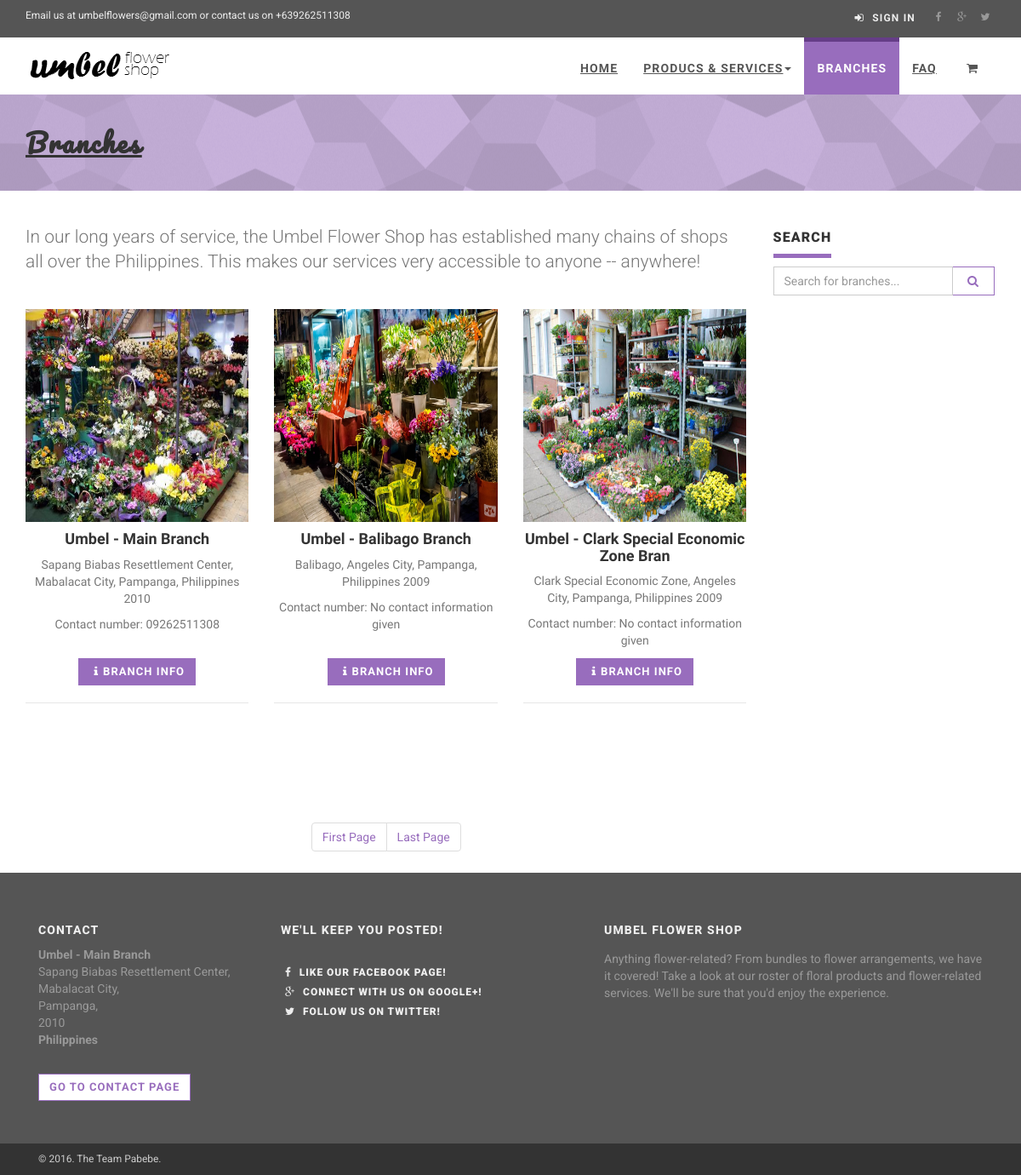
/branches.php, run on the app's committed database.
### tables this page shows
CREATE TABLE `branch` (
  `b_ID` varchar(10) NOT NULL,
  `b_name` varchar(40) NOT NULL,
  `b_stradd` varchar(250) NOT NULL,
  `b_city` varchar(100) NOT NULL,
  `b_province` varchar(100) NOT NULL,
  `b_zip` varchar(20) NOT NULL,
  `b_contact` varchar(30) NOT NULL,
  `b_img` longblob,
  `b_lat` float NOT NULL,
  `b_long` float NOT NULL,
  `b_status` varchar(40) DEFAULT NULL
);

### branches.php (the view, shortened to what this page needs)
<?php
include('functions/connect.php');
?>
<!DOCTYPE html>
<html lang="en">
<head>
    <link rel="stylesheet" href="css/font-awesome.css">
    <link rel="stylesheet" href="css/bootstrap.min.css">
    <link href="css/animate.css" rel="stylesheet">
    <link href="css/style.violet.css" rel="stylesheet" id="theme-stylesheet">
    <link href="css/custom.css" rel="stylesheet">
</head>
<body>
    <div id="all">
        <header>
		   <div id="top">
                <div class="container">
                    <div class="row">
                        <div class="col-xs-5 contact">
                            <p class="hidden-sm hidden-xs">Email us at umbelflowers@gmail.com or contact us on +639262511308</p>
                        </div>
                        <div class="col-xs-7">
                            <div class="social">
                                <a href="https://www.facebook.com/Umbel-Flower-Shop-574858816011441" class="external facebook" data-animate-hover="pulse"><i class="fa fa-facebook"></i></a>
                                <a href="https://plus.google.com/100020032545980242873" class="external gplus" data-animate-hover="pulse"><i class="fa fa-google-plus"></i></a>
                                <a href="https://twitter.com/UmbelFlowers" class="external twitter" data-animate-hover="pulse"><i class="fa fa-twitter"></i></a>
                            </div>
                            <div class="login">
                                <a href="#" data-toggle="modal" data-target="#login-modal"><i class="fa fa-sign-in"></i> Sign In</a>
                            </div>
                        </div>
                    </div>
                </div>
            </div>
            <div class="navbar-affixed-top" data-spy="affix" data-offset-top="200">
                <div class="navbar navbar-default yamm" role="navigation" id="navbar">
                    <div class="container">
                        <div class="navbar-header">
                            <a class="navbar-brand home" href="index.php">
                                <img src="img/logo.png" alt="Umbel logo" class="hidden-xs hidden-sm">
                            </a>
                        </div>
                        <div class="navbar-collapse collapse" id="navigation">
                            <ul class="nav navbar-nav navbar-right">
                                <li class="dropdown">
                                    <a href="index.php">Home</a>
                                </li>
                                <li class="dropdown use-yamm yamm-fw">
                                    <a href="#" class="dropdown-toggle" data-toggle="dropdown">Producs & Services<b class="caret"></b></a>
                                </li>
                                <li class="dropdown active">
                                    <a href="branches.php">Branches</a>
                                </li>
                                <li>
                                    <a href="faq.php">FAQ</a>
                                </li>
                                <li>
                                    <a href="cart.php"><i class="fa fa-shopping-cart"></i></a>
                                </li>
                            </ul>
                        </div>
                    </div>
                </div>
			</div>
            </div>
        <div id="heading-breadcrumbs">
            <div class="container">
                <div class="row">
                    <div class="col-md-7">
                        <h1 style="font-family: 'Pacifico', Helvetica, sans-serif;"><u>Branches</u></h1>
                    </div>
                </div>
            </div>
        </div>
		  <div id="content">
            <div class="container">
                <div class="row">
                    <div class="col-sm-9">
                        <p class="text-muted lead">In our long years of service, the Umbel Flower Shop has established many chains of shops all over the Philippines. This makes our services very accessible to anyone -- anywhere!</p>
                        <div class="row products">
                        <?php
                            $per_page=6;
                            if(isset($_GET['page'])){
                                $page=$_GET['page'];
                            } else {
                                $page=1;
                            }
                            $start_from=($page-1)*$per_page;
                            if(isset($_GET['searchBranch']) && !empty($_GET['searchBranch'])){
                                $name = $_GET['searchBranch'];
                                $query="SELECT * FROM branch WHERE b_status='Managed' AND b_name LIKE '%$name%' OR b_province LIKE '%$name%' OR b_city LIKE '%$name%' OR b_stradd LIKE '%$name%' LIMIT $start_from, $per_page";
                            } else {
                                $query="SELECT * FROM branch WHERE b_status='Managed' LIMIT $start_from, $per_page";
                            }
                            $result1=mysqli_query($con, $query);
                            if(mysqli_num_rows($result1) > 0){
                                while($row1=mysqli_fetch_array($result1)){
                        ?>
						    <div class="col-md-4 col-sm-6" >
                                <div class="product">
                                    <div class="image">
                                    <?php
                                    if($row1['b_img'] != "uploads/"){
                                    ?>
                                    <center><img src="<?php echo $row1['b_img'];?>" alt="" class="img-responsive" style="height:250px;"></center>
                                    <?php
                                    } else {
                                    ?>
                                    <center><img src="img/noimg.jpg" alt="" class="img-responsive" style="height:250px;"></center>
                                    <?php
                                    }
                                    ?>
                                </div>
                                    <div style="height:150px;">
                                        <h4 style="font-family:'Comfortaa', Helvetica, sans-serif;"><?php echo $row1['b_name'];?></h4>
                                        <p style="font-family:'Comfortaa', Helvetica, sans-serif;" class="text-muted"><?php echo $row1['b_stradd'] . ", " .
                                        $row1['b_city'] . ", " .
                                        $row1['b_province'] .
                                        ", Philippines " .
                                        $row1['b_zip'];?></p>
										<p style="font-family:'Comfortaa', Helvetica, sans-serif;" class="text-muted">Contact number: <?php echo $row1['b_contact'];?></p>
                                    </div>
                                    <a href="branchDetails.php?id=<?php echo $row1['b_ID'];?>" class="btn btn-template-primary btn-small"><i class="fa fa-info"></i>Branch Info</a><br><br>
                                </div>
                            </div>
						   <?php
                        }
                    }
                ?>
                        </div>
                        <br>
                        <br>
                        <br>
                        <div class="pages">
                            <?php
                            if(isset($_GET['searchProd'])){
                                $queryPage="SELECT * FROM branch WHERE b_status!='Managed' AND b_name LIKE '%$name%'";
                            } else {
                                $queryPage="SELECT * FROM branch WHERE b_status!='Managed'";
                            }
                            $checkRes=mysqli_query($con, $queryPage);
                            $total_records=mysqli_num_rows($checkRes);
                            $total_pages = ceil($total_records/$per_page);
                            ?>
                            <ul class="pagination">
                                <li><a href="branches.php?page=1">First Page</a>
                                </li>
                                <li><a href="branches.php?page=<?php echo $total_pages;?>">Last Page</a>
                                </li>
                            </ul>
                        </div>
                    </div>
                    <div class="col-sm-3">
						<div class="panel panel-default sidebar-menu">
					        <div class="panel-heading">
                                <h3 class="panel-title">Search</h3>
                            </div>
                            <div class="panel-body">
                                <form role="search">
                                    <div class="input-group">
                                        <input type="text" class="form-control" placeholder="Search for branches..." name='searchBranch'>
                                        <span class="input-group-btn">
										<button type="submit" class="btn btn-template-main"><i class="fa fa-search"></i></button>
										</span>
                                    </div>
                                </form>
                            </div>
                        </div>
                    </div>
                </div>
            </div>
        </div>
          <footer id="footer">
            <div class="container">
                <div class="col-md-3 col-sm-6">
                    <h4>Contact</h4>
					<?php
					$sql="SELECT * FROM branch WHERE b_id= '0000'";
					$result=(mysqli_query($con, $sql));
					$row=mysqli_fetch_assoc($result);
					?>
                    <p><strong><?php echo $row['b_name'];?></strong>
                        <br><?php echo $row['b_stradd'] . ","; ?>
                        <br><?php echo $row['b_city'] . ","; ?>
                        <br><?php echo $row['b_province'] . ","; ?>
                        <br><?php echo $row['b_zip'];?>
						<br>
                        <strong>Philippines</strong>
                    </p>
					<br>
                    <a href="faq.php#cont" class="btn btn-small btn-template-main">Go to contact page</a>
                </div>
				    <div class="col-md-4 col-sm-6">
                    <h4>We'll keep you posted!</h4>
					<br />
                <div class="blog-entries">
                    <div class="blog-entries">
                        <div class="item same-height-row clearfix">
                            <div class="name same-height-always">
                                <h5><a href="https://www.facebook.com/Umbel-Flower-Shop-574858816011441"><i class="fa fa-facebook"></i> Like our Facebook page!</a></h5>
                            </div>
                        </div>
                    </div>
                    <div class="blog-entries">
                        <div class="item same-height-row clearfix">
                            <div class="name same-height-always">
                                <h5><a href="https://plus.google.com/100020032545980242873"><i class="fa fa-google-plus"></i> Connect with us on Google+!</a></h5>
                            </div>
                        </div>
                    </div>
                    <div class="blog-entries">
                        <div class="item same-height-row clearfix">
                            <div class="name same-height-always">
                                <h5><a href="https://twitter.com/UmbelFlowers"><i class="fa fa-twitter"></i> Follow us on Twitter!</a></h5>
                            </div>
                        </div>
                    </div>
                </div>
                </div>
				<div class="col-md-5  col-sm-6">
                    <h4>Umbel Flower Shop</h4>
                    <div class="blog-entries">
                        <div class="item same-height-row clearfix">
                            <div class="name same-height-always">
                                <p>Anything flower-related? From bundles to flower arrangements, we have it covered! Take a look at our roster of floral products and flower-related services. We'll be sure that you'd enjoy the experience.</p>
                            </div>
                        </div>
                    </div>
                </div>
            </div>
        </footer>
        <div id="copyright">
            <div class="container">
                <div class="col-md-12">
                    <p class="pull-left">&copy; 2016. The Team Pabebe.</p>
                </div>
            </div>
        </div>
</body>
</html>

### data on the page
branch: b_img (picture), b_name "Umbel - Main Branch", b_stradd "Sapang Biabas Resettlement Center", b_city "Mabalacat City", b_province "Pampanga", b_zip "2010", b_contact "09262511308"
branch: b_img (picture), b_name "Umbel - Balibago Branch", b_stradd "Balibago", b_city "Angeles City", b_province "Pampanga", b_zip "2009", b_contact "No contact information given"
branch: b_img (picture), b_name "Umbel - Clark Special Economic Zone Bran", b_stradd "Clark Special Economic Zone", b_city "Angeles City", b_province "Pampanga", b_zip "2009", b_contact "No contact information given"
